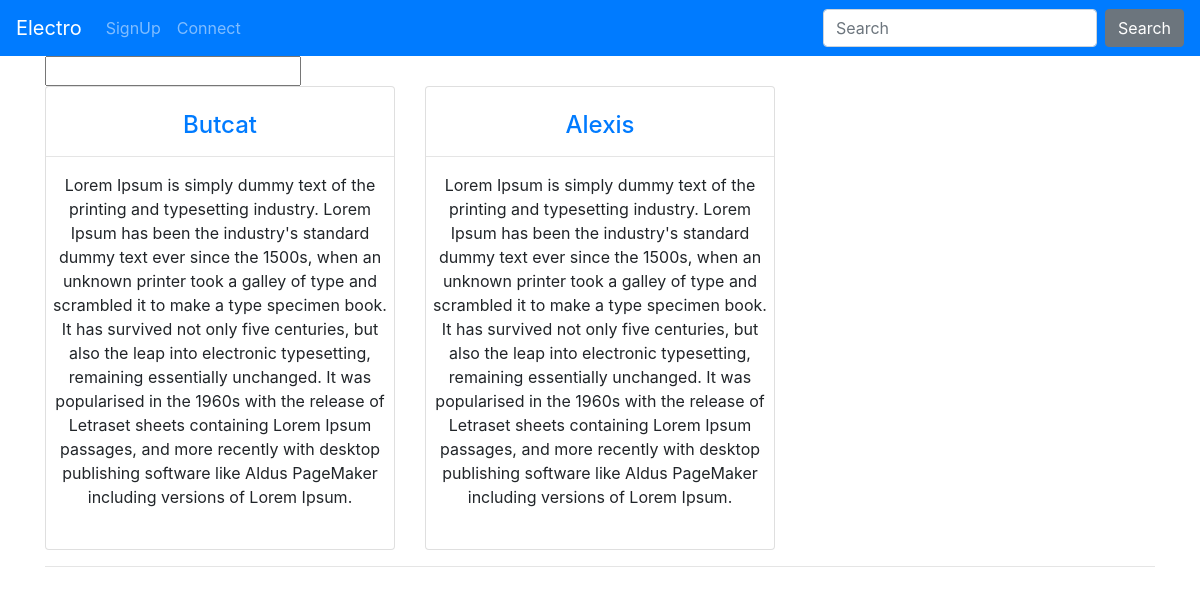
The page /electro/user on the database its author committed.
### electro_social/models.py (models this page shows, shortened)
class Profile(models.Model):
    user = models.OneToOneField(settings.AUTH_USER_MODEL,
    on_delete=models.CASCADE)
    profile_picture = models.ImageField(upload_to='img', blank=True, null=True)
    description = models.TextField(blank=True)
    birth_date = models.DateField(null=True, blank=True)
    followers = models.ManyToManyField(settings.AUTH_USER_MODEL, blank=True, related_name="followers")
    class Meta():
        ordering = ['user']

### electro_social/views.py (the view)
# urls.py: path('user', views.DisplayUserInfoView.as_view(), name='user'),
class DisplayUserInfoView(ListView):
    model = Profile
    form_class = UserProfileSearchForm
    template_name = 'users/user_profile.html'
    context_object_name = 'infos'
    def get_queryset(self):
        form = self.form_class(self.request.GET)
        if form.is_valid():
            return Profile.objects.filter(
            user__username__icontains=form.cleaned_data['user']
            )
        return Profile.objects.all()

### electro_social/templates/users/user_profile.html (shortened to what this page needs)
{% extends 'base.html' %}
{% load static %}
{% block page_content %}
<div class="container" id="padding">
  <form method="GET">
    <input id="user" type="text" name="user">
  </form>
</div>
<div class="container">
  {%  for info in infos  %}
  {% if forloop.counter0|divisibleby:3 %} <div class="row text-center"> {%  endif %}
    <div class="col-md-4">
      <div class="card">
        <div class="card-content">
          <br>
          <h4><a href="{% url 'electro:detail' info.user.pk %}">{{ info.user }}</a></h4>
          <hr>
          <p>{{ info.description }}</p>
          <br>
        </div>
      </div>
    </div>
    {%  if forloop.counter|divisibleby:3 or forloop.last %}</div><hr>{%  endif %}
    {%  endfor %}
  </div>
{% endblock %}

### electro_social/static/css/style_electro.css (style rules this page uses)
body { height: 100%; width: 100%; }

### rows shown on the page
Profile: user "Butcat", description "Lorem Ipsum is simply dummy text of the printing and typesetting industry. Lorem Ipsum has been the industry's standard dummy text ever since the 1500s, when an unknown printer took a galley of type and scrambled it to make a type specimen book. It has survived not only five centuries, but also the leap into electronic typesetting, remaining essentially unchanged. It was popularised in the 1960s with the release of Letraset sheets containing Lorem Ipsum passages, and more recently with desktop publishing software like Aldus PageMaker including versions of Lorem Ipsum."
Profile: user "Alexis", description "Lorem Ipsum is simply dummy text of the printing and typesetting industry. Lorem Ipsum has been the industry's standard dummy text ever since the 1500s, when an unknown printer took a galley of type and scrambled it to make a type specimen book. It has survived not only five centuries, but also the leap into electronic typesetting, remaining essentially unchanged. It was popularised in the 1960s with the release of Letraset sheets containing Lorem Ipsum passages, and more recently with desktop publishing software like Aldus PageMaker including versions of Lorem Ipsum."
